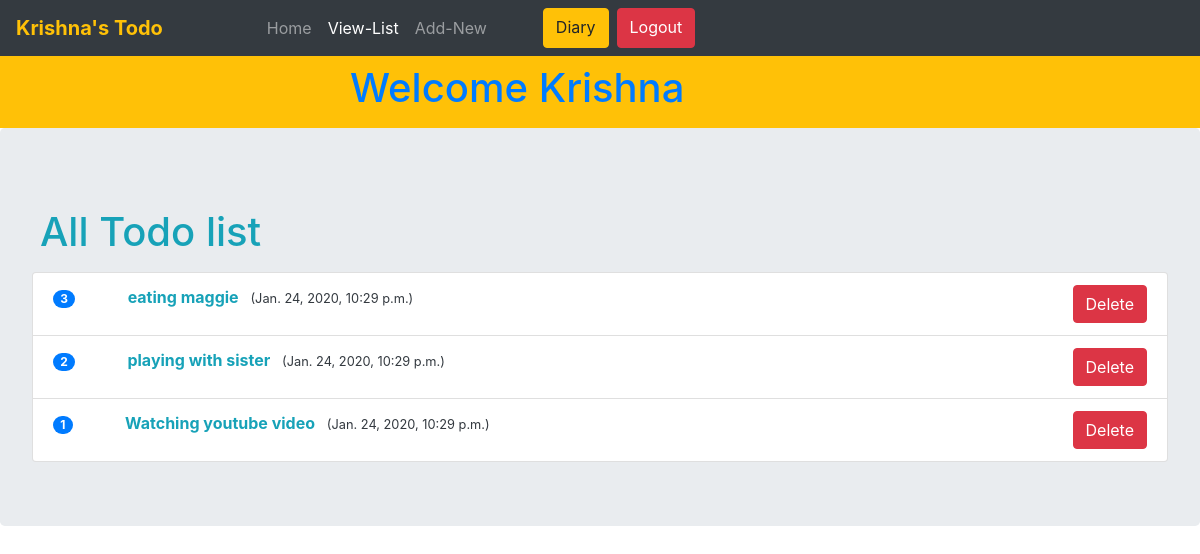
Screenshot of /todo/view/ (signed in) with the database file from the repository.
### todo/models.py (models this page shows, shortened)
class Todo(models.Model):
    user = models.ForeignKey(User,on_delete=models.CASCADE)
    text = models.CharField(max_length=200,default='')
    added_date = models.DateTimeField(('Date-Time'),default=datetime.datetime.now)

### todo/views.py (the view)
# urls.py: path('view/',views.view_list,name='todo-view'),
@login_required(login_url='login-page')
def view_list(request):
	user_todo_data = Todo.objects.filter(user=request.user).order_by('-added_date')
	context = {
		'view_list': True,
		'data' : user_todo_data
	}
	return render(request, 'todo/view_list.html', context)

### todo/templates/todo/view_list.html (shortened to what this page needs)
{% extends 'todo/base.html' %}
{% block nav-heading %} {{ user.first_name }}'s Todo {% endblock %}
    {% block content%}
    <div class="jumbotron">
        <h1 class="ml-2 mb-3 text-info">All Todo list</h1>
        {% if data %}
           <ul class="list-group">
               {% for list in data %}
                  <li class="list-group-item  justify-content-between align-items-center ">
                      <span class="badge badge-primary badge-pill mr-5">{{ forloop.revcounter }}</span>
                            <span class="text-info font-weight-bold">{{ list.text }} </span>
                            <span class="ml-2 text-dark"><small>({{ list.added_date }})</small></span>
                         <span style="float:right;"> <a href="{% url 'todo-delete' list.id %}" class="btn btn-danger"> Delete </a> </span>
                  </li>
               {% endfor %}
            </ul>
        {% else %}
            <h1 class="text-info"> You dont have any Todo as of now </h1>
        <a class="btn btn-primary ml-5 mr-2" href="{% url 'todo-add' %}">Add a new todo</a>
        {% endif %}
    </div>
    {% endblock content %}

### todo/templates/todo/base.html (shortened to what this page needs)
<!doctype html>
<html lang="en">
  <head>
    <link rel="stylesheet" href="https://stackpath.bootstrapcdn.com/bootstrap/4.4.1/css/bootstrap.min.css">
  </head>
  <body>
    <div class="">
        <nav class="navbar navbar-expand-lg navbar-dark bg-dark">
            <a class="navbar-brand mr-5 text-warning font-weight-bold" href="{% url 'todo-home' %}">{% block nav-heading %} Replace {% endblock %}</a>
            <div class="collapse navbar-collapse" id="navbarSupportedContent">
              <ul class="navbar-nav mr-auto ml-5">
                <li class="nav-item">
                  <a class="nav-link {% if index %}active{% endif %}" href="{% url 'todo-home' %}">Home <span class="sr-only">(current)</span></a>
                </li>
                <li class="nav-item">
                  <a class="nav-link {% if view_list %}active{% endif %}" href="{% url 'todo-view' %}">View-List</a>
                </li>
                  <li class="nav-item">
                    <a class="nav-link {% if add_new %}active{% endif %}" href="{% url 'todo-add' %}">Add-New</a>
                  </li>
                    <a class="btn btn-warning ml-5" href="{% url 'diary-home' %}">Diary</a>
                    <a href="{% url 'logout' %}" class="btn btn-danger ml-2 ">Logout</a>
                </ul>
            </div>
          </nav>
    </div>
    <div class="bg-warning p-2">
        <div class="mx-auto" style="width: 500px;">
                <h1 class="text-primary"> Welcome {{ user.first_name }} </h1>
        </div>
    </div>
    {% block content%}{% endblock content %}
  </body>
</html>

### rows the page displays
Todo: text "eating maggie", added_date "Jan. 24, 2020, 10:29 p.m."
Todo: text "playing with sister", added_date "Jan. 24, 2020, 10:29 p.m."
Todo: text "Watching youtube video", added_date "Jan. 24, 2020, 10:29 p.m."

### other values shown
{{ user.first_name }} "Krishna"
